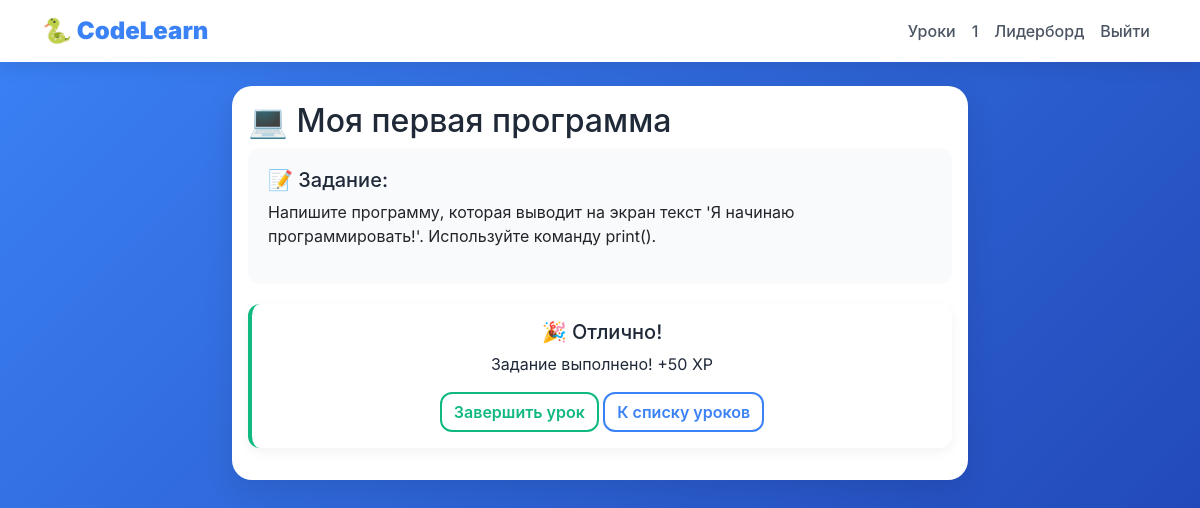
/task/1 (signed in), run on an earlier commit of the app's database.
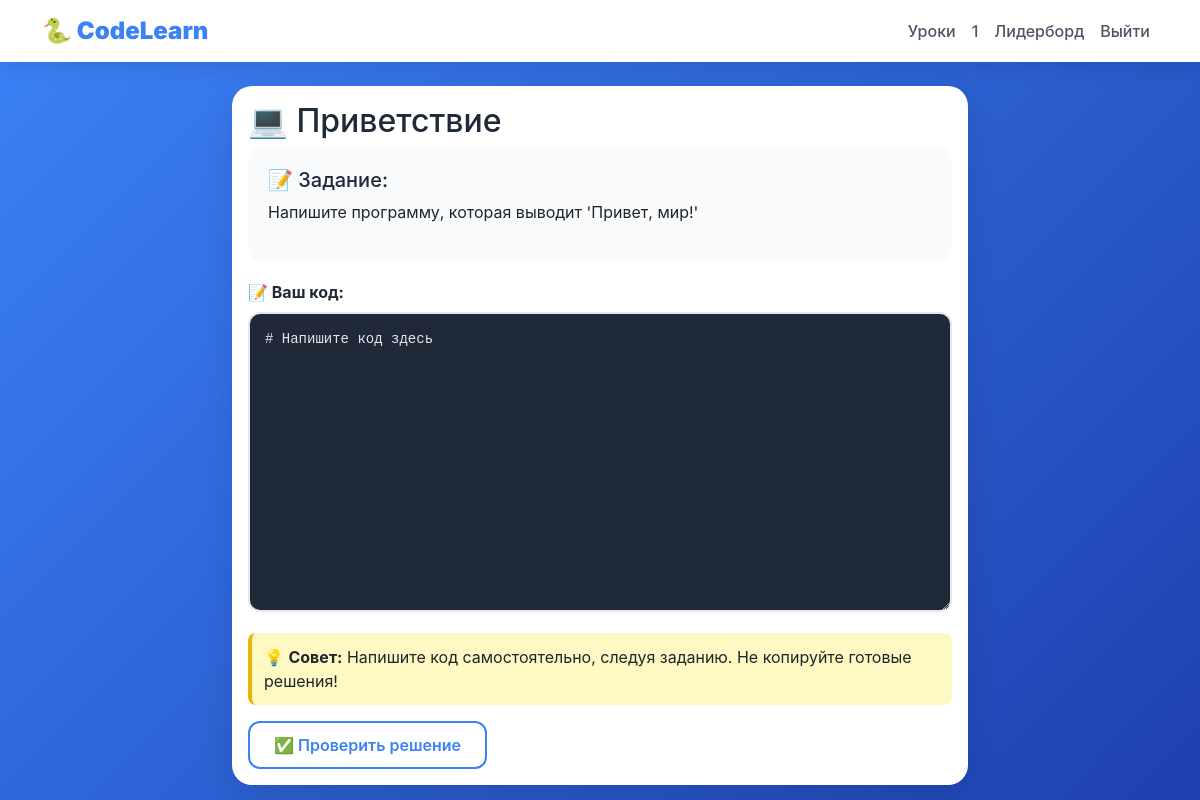
And on a later commit of the database.
### data/users.py (models this page shows, shortened)
class User(SqlAlchemyBase, UserMixin, SerializerMixin):
    __tablename__ = 'users'
    id = sqlalchemy.Column(sqlalchemy.Integer, primary_key=True, autoincrement=True)
    name = sqlalchemy.Column(sqlalchemy.String, nullable=True)
    about = sqlalchemy.Column(sqlalchemy.String, nullable=True)
    email = sqlalchemy.Column(sqlalchemy.String, index=True, unique=True, nullable=True)
    hashed_password = sqlalchemy.Column(sqlalchemy.String, nullable=True)
    age = sqlalchemy.Column(sqlalchemy.Integer, default=12)
    created_date = sqlalchemy.Column(sqlalchemy.DateTime, default=datetime.datetime.now)
    progress = orm.relationship('UserProgress', back_populates='user', uselist=False)
    achievements = orm.relationship('UserAchievement', back_populates='user')
    quiz_answers = orm.relationship('UserQuizAnswer', back_populates='user')
    task_solutions = orm.relationship('TaskSolution', back_populates='user')

### data/task.py (models this page shows)
class Task(SqlAlchemyBase, SerializerMixin):
    __tablename__ = 'tasks'
    id = sqlalchemy.Column(sqlalchemy.Integer, primary_key=True, autoincrement=True)
    lesson_id = sqlalchemy.Column(sqlalchemy.Integer, sqlalchemy.ForeignKey('lessons.id'))
    title = sqlalchemy.Column(sqlalchemy.String, nullable=False)
    description = sqlalchemy.Column(sqlalchemy.Text)
    initial_code = sqlalchemy.Column(sqlalchemy.Text, default='')
    test_code = sqlalchemy.Column(sqlalchemy.Text)
    language = sqlalchemy.Column(sqlalchemy.String, default='python')
    lesson = orm.relationship('Lesson')
    solutions = orm.relationship('TaskSolution', back_populates='task')

### main.py (the view, shortened to what this page needs)
@app.route('/task/<int:task_id>', methods=['GET', 'POST'])
@login_required
def task(task_id):
    db_sess = get_db()
    task_obj = db_sess.get(Task, task_id)
    if not task_obj:
        abort(404)
    solved_record = db_sess.query(TaskSolution).filter(TaskSolution.task_id == task_id, TaskSolution.user_id == current_user.id).first()
    solved = solved_record is not None and solved_record.solved
    return render_template("task.html", task=task_obj, solved=solved)

### data/db_session.py (called while the page is built)
def create_session() -> Session:
    global __factory
    return __factory()

### main.py (called while the page is built)
@app.teardown_appcontext
def shutdown_session(exception=None):
    db_sess = getattr(g, '_db_session', None)
    if db_sess:
        db_sess.close()

def get_db():
    if not hasattr(g, '_db_session'):
        g._db_session = db_session.create_session()
    return g._db_session

@login_manager.user_loader
def load_user(user_id):
    db_sess = get_db()
    return db_sess.get(User, user_id)

### templates/task.html (shortened to what this page needs)
{% extends "base.html" %}
{% block content %}
<div class="row">
    <div class="col-lg-8 mx-auto">
        <div class="card">
            <div class="card-body">
                <h2 class="card-title">💻 {{ task.title }}</h2>
                <div class="task-description">
                    <h5>📝 Задание:</h5>
                    {% set lines = task.description.split('\n') %}
                    {% for line in lines %}
                        <p>{{ line }}</p>
                    {% endfor %}
                </div>
                {% if solved %}
                    <div class="alert alert-success text-center">
                        <h5>🎉 Отлично!</h5>
                        <p>Задание выполнено! +50 XP</p>
                        <div class="mt-3">
                            <a href="/lesson/{{ task.lesson_id }}/complete" class="btn btn-success">Завершить урок</a>
                            <a href="/lessons" class="btn btn-outline-primary">К списку уроков</a>
                        </div>
                    </div>
                {% else %}
                    <form method="POST">
                        <label class="form-label fw-bold">📝 Ваш код:</label>
                        <textarea name="code" class="code-editor" rows="12" placeholder='# Напишите свой код здесь
# Например:
# print("Привет, мир!")'>{{ task.initial_code }}</textarea>
                        <div class="hint">
                            💡 <strong>Совет:</strong> Напишите код самостоятельно, следуя заданию. Не копируйте готовые решения!
                        </div>
                        <button type="submit" class="btn btn-primary mt-3">✅ Проверить решение</button>
                    </form>
                {% endif %}
            </div>
        </div>
    </div>
</div>
{% endblock %}

### templates/base.html (shortened to what this page needs)
<!DOCTYPE html>
<html lang="ru">
<head>
    <link href="https://cdn.jsdelivr.net/npm/bootstrap@5.1.3/dist/css/bootstrap.min.css" rel="stylesheet">
</head>
<body>
    <div class="code-bg" id="codeBg"></div>
    <nav class="navbar navbar-expand-lg navbar-light">
        <div class="container">
            <a class="navbar-brand" href="/">
                <strong>🐍 CodeLearn</strong>
            </a>
            <div class="collapse navbar-collapse" id="navbarNav">
                <ul class="navbar-nav ms-auto">
                    {% if current_user.is_authenticated %}
                        <li class="nav-item">
                            <a class="nav-link" href="/lessons">Уроки</a>
                        </li>
                        <li class="nav-item">
                            <a class="nav-link" href="/profile">{{ current_user.name }}</a>
                        </li>
                        <li class="nav-item">
                            <a class="nav-link" href="/leaderboard">Лидерборд</a>
                        </li>
                        <li class="nav-item">
                            <a class="nav-link" href="/logout">Выйти</a>
                        </li>
                    {% endif %}
                </ul>
            </div>
        </div>
    </nav>
    <div class="container mt-4" style="position: relative; z-index: 10;">
        {% block content %}{% endblock %}
    </div>
</body>
</html>

### templates/base.html (style rules this page uses)
* { margin: 0; padding: 0; box-sizing: border-box; }
body { background: linear-gradient(135deg, #3b82f6 0%, #1e40af 100%); min-height: 100vh; font-family: 'Inter', -apple-system, BlinkMacSystemFont, sans-serif; position: relative; }
.code-bg { position: fixed; top: 0; left: 0; width: 100%; height: 100%; pointer-events: none; z-index: 0; overflow: hidden; font-family: 'Courier New', monospace; font-size: 14px; color: rgba(255, 255, 255, 0.2); }
.navbar { background: white !important; box-shadow: 0 4px 20px rgba(0,0,0,0.1); position: relative; z-index: 10; }
.navbar-brand { color: #3b82f6 !important; font-weight: bold; font-size: 1.5rem; }
.nav-link { color: #4b5563 !important; font-weight: 500; transition: color 0.3s ease; }
.card { background: white; border-radius: 20px; border: none; box-shadow: 0 10px 30px rgba(0,0,0,0.1); transition: transform 0.3s, box-shadow 0.3s; position: relative; z-index: 10; }
.btn-primary { background: white; border: 2px solid #3b82f6; color: #3b82f6; font-weight: 600; padding: 10px 24px; border-radius: 12px; transition: all 0.3s ease; }
.form-label { font-weight: 600; color: #1f2937; }
h1, h2, h3, h4, h5 { color: #1f2937; }
.card-title { color: #1f2937; }

### templates/task.html (style rules this page uses)
.code-editor { font-family: 'Courier New', monospace; background: #1f2937; color: #e5e7eb; padding: 15px; border-radius: 12px; border: 2px solid #e5e7eb; width: 100%; min-height: 300px; font-size: 14px; line-height: 1.5; resize: vertical; }
.task-description { background: #f8fafc; padding: 20px; border-radius: 12px; margin-bottom: 20px; }
.hint { background: #fef9c3; border-left: 4px solid #eab308; padding: 12px; border-radius: 8px; margin-top: 15px; }

What changed in the data, as far as the page shows it:
changed Task: title "Моя первая программа" → "Приветствие"; description "Напишите программу, которая выводит на экран текст 'Я начинаю программировать!'. Используйте команду print()." → "Напишите программу, которая выводит 'Привет, мир!'"; code (not shown) → "# Напишите код здесь"; lesson_id 1 → 2 (drawn)
Also different on the page:
text no longer shown: "🎉 Отлично! Задание выполнено! +50 XP Завершить урок К списку уроков"
text now shown: "📝 Ваш код: 💡 Совет: Напишите код самостоятельно, следуя заданию. Не копируйте готовые решения! ✅ Проверить решение"
